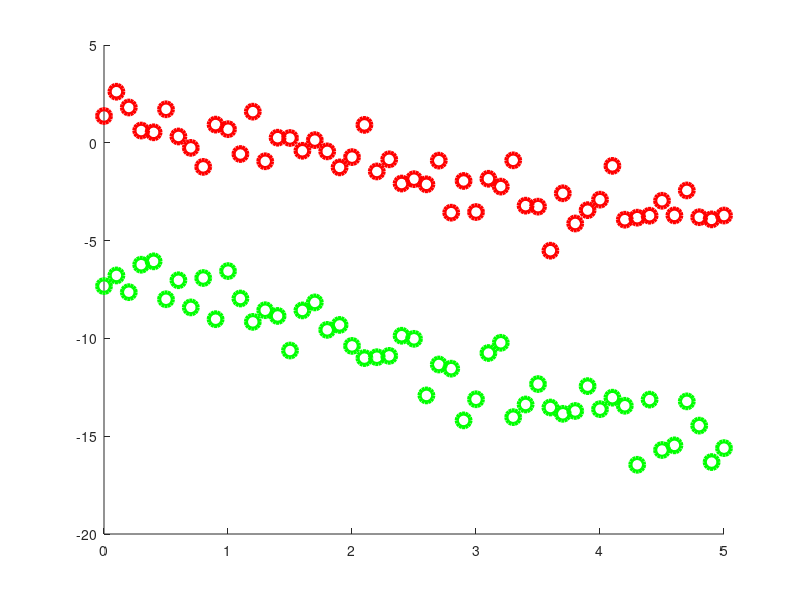
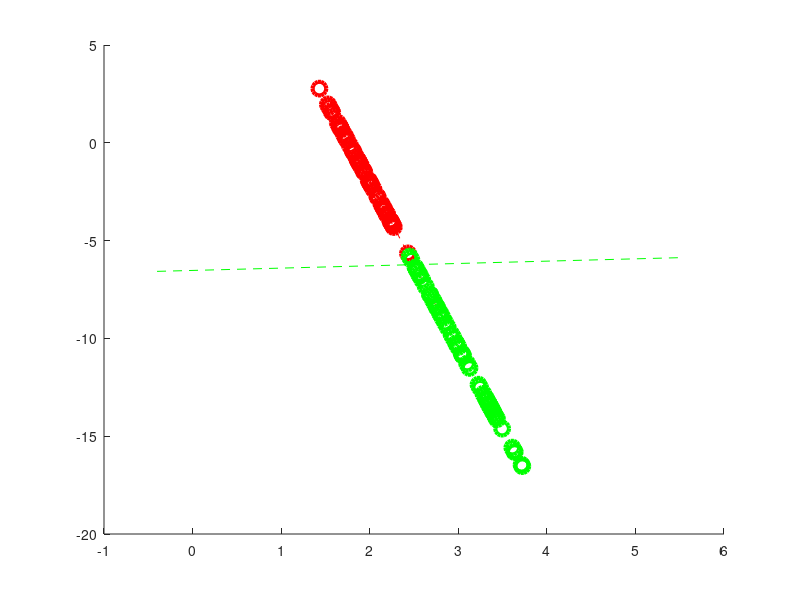
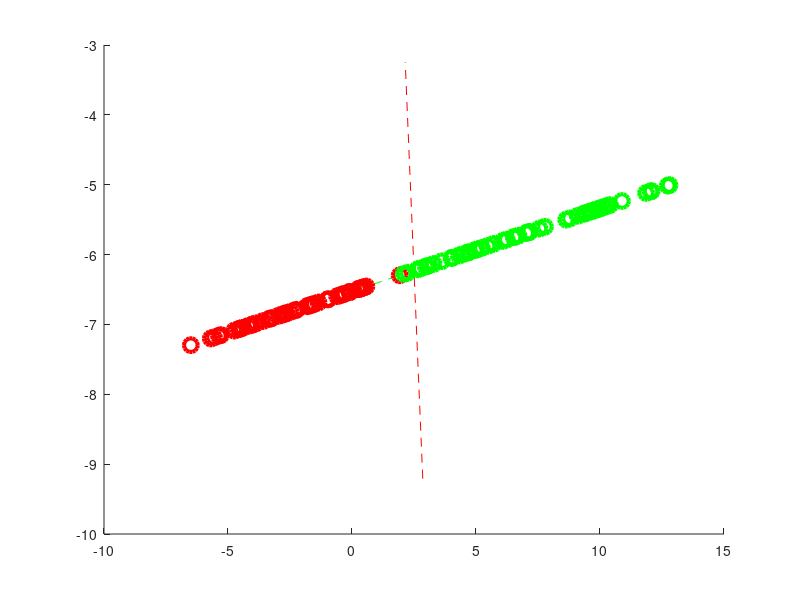

Write the MATLAB code that produced these figures, in order.
range = [0:0.1:5];
 
func1 = [-1 1];
func2 = [-2 -6];


x1_set = [];
x2_set = [];
c_set = [];

for i = 1:size(range)(2)
  x1_set = [x1_set,polyval(func1,range(i))+normrnd(0,1)];
  x2_set = [x2_set,polyval(func2,range(i))+normrnd(0,1)];
  c_set = [1,c_set,2];
end

temp_set = zeros(102,2);
temp_set(:,1) = [range,range];
temp_set(:,2) = [x1_set,x2_set];


figure;
hold;

plot(range,x1_set,"ro", "markersize", 10, "linewidth", 3);
plot(range, x2_set,"go", "markersize", 10, "linewidth", 3); 

X = temp_set;
c = c_set;

figure;
hold;

mu = mean(X);
Xm = bsxfun(@minus, X, mu);
C = cov(Xm);
[V,D] = eig(C);
[D, i] = sort(diag(D), 'descend');
V = V(:,i);
scale = 3;
pc1 = line([mu(1) - scale * V(1,1) mu(1) + scale * V(1,1)], [mu(2) - scale * V(2,1) mu(2) + scale * V(2,1)]);
pc2 = line([mu(1) - scale * V(1,2) mu(1) + scale * V(1,2)], [mu(2) - scale * V(2,2) mu(2) + scale * V(2,2)]);

set(pc1, 'color', [1 0 0], "linestyle", "--");
set(pc2, 'color', [0 1 0], "linestyle", "--");


% project on pc1
z = Xm*V(:,1);
% and reconstruct it
p = z*V(:,1)';
p = bsxfun(@plus, p, mu);

y1 = p(find(c==1),:);
y2 = p(find(c==2),:);

p1 = plot(y1(:,1),y1(:,2),"ro", "markersize", 10, "linewidth", 3);
p2 = plot(y2(:,1), y2(:,2),"go", "markersize", 10, "linewidth", 3); 

% project on pc2

figure;
hold;

pc1 = line([mu(1) - scale * V(1,1) mu(1) + scale * V(1,1)], [mu(2) - scale * V(2,1) mu(2) + scale * V(2,1)]);
pc2 = line([mu(1) - scale * V(1,2) mu(1) + scale * V(1,2)], [mu(2) - scale * V(2,2) mu(2) + scale * V(2,2)]);

set(pc1, 'color', [1 0 0], "linestyle", "--");
set(pc2, 'color', [0 1 0], "linestyle", "--");


p = z*V(:,2)';
p = bsxfun(@plus, p, mu);

y1 = p(find(c==1),:);
y2 = p(find(c==2),:);

p1 = plot(y1(:,1),y1(:,2),"ro", "markersize", 10, "linewidth", 3);
p2 = plot(y2(:,1), y2(:,2),"go", "markersize", 10, "linewidth", 3); 